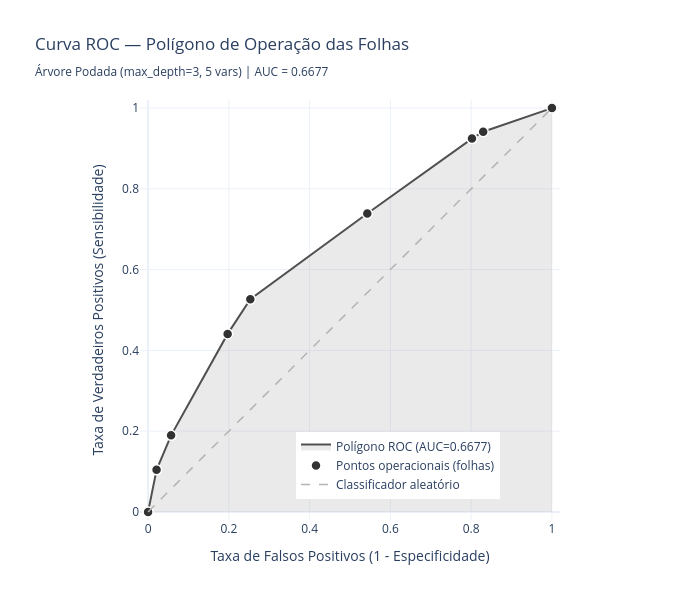

Source (notebook cell):
### Code cell
# Escolher a profundidade com maior AUC no teste (critério mais robusto que acurácia)
melhor_depth = df_poda.loc[df_poda['auc'].idxmax(), 'max_depth']
print(f"Melhor profundidade (maior AUC no teste): {melhor_depth}")
# Definindo o melhor deepth manualmente
melhor_depth = 3

dt_podada = DecisionTreeClassifier(
    criterion='gini',
    max_depth=melhor_depth,
    random_state=SEED
)
dt_podada.fit(X_train_sel, y_train)

metricas_podada = avaliar_modelo(
    f'Árvore Podada (max_depth={melhor_depth}, {len(VARS_SELECIONADAS)} vars)',
    dt_podada, X_train_sel, y_train, X_test_sel, y_test
)

# Importância na árvore podada
imp_podada = plot_importancias(
    dt_podada, VARS_SELECIONADAS,
    f'Importância das variáveis — Árvore Podada (max_depth={melhor_depth})'
)

### Figure 1 — Plotly figure (JSON) as saved in the notebook; plotly's stock layout.template omitted (floating-point values rounded to 4 significant figures)
{"data": [{"fill": "tozeroy", "fillcolor": "rgba(150, 150, 150, 0.2)", "hoverinfo": "skip", "line": {"color": "rgb(80, 80, 80)", "width": 2}, "mode": "lines", "name": "Polígono ROC (AUC=0.6677)", "type": "scatter", "x": [0, 0.02102, 0.05703, 0.197, 0.2532, 0.5428, 0.8021, 0.8298, 1.0], "y": [0, 0.1043, 0.1896, 0.4409, 0.5268, 0.739, 0.9244, 0.9415, 1]}, {"hoverinfo": "text", "hovertext": ["Origem (0,0)", "Folha #7<br>Regras: Prior_Arrest_Episodes_Felony ≤ 2.5<br>Age_at_Release > 1.5<br>Age_at_Release > 3.5<br>n=436 | Reincidência=78.4%<br>Gini=0.3226", "Folha #6<br>Regras: Prior_Arrest_Episodes_Felony ≤ 2.5<br>Age_at_Release > 1.5<br>Age_at_Release ≤ 3.5<br>n=441 | Reincidência=63.5%<br>Gini=0.4567", "Folha #13<br>Regras: Prior_Arrest_Episodes_Felony > 2.5<br>Age_at_Release > 2.5<br>Prior_Arrest_Episodes_Felony ≤ 7.5<br>n=1450 | Reincidência=56.8%<br>Gini=0.491", "Folha #4<br>Regras: Prior_Arrest_Episodes_Felony ≤ 2.5<br>Age_at_Release ≤ 1.5<br>Jobs_Per_Year > 0.07<br>n=533 | Reincidência=52.9%<br>Gini=0.4999", "Folha #14<br>Regras: Prior_Arrest_Episodes_Felony > 2.5<br>Age_at_Release > 2.5<br>Prior_Arrest_Episodes_Felony > 7.5<br>n=1991 | Reincidência=35.0%<br>Gini=0.4617", "Folha #11<br>Regras: Prior_Arrest_Episodes_Felony > 2.5<br>Age_at_Release ≤ 2.5<br>Jobs_Per_Year > 0.15<br>n=1767 | Reincidência=34.4%<br>Gini=0.4503", "Folha #3<br>Regras: Prior_Arrest_Episodes_Felony ≤ 2.5<br>Age_at_Release ≤ 1.5<br>Jobs_Per_Year ≤ 0.07<br>n=180 | Reincidência=31.1%<br>Gini=0.4254", "Folha #10<br>Regras: Prior_Arrest_Episodes_Felony > 2.5<br>Age_at_Release ≤ 2.5<br>Jobs_Per_Year ≤ 0.15<br>n=953 | Reincidência=20.1%<br>Gini=0.3168"], "marker": {"color": "rgb(50, 50, 50)", "line": {"color": "white", "width": 1.5}, "size": 10}, "mode": "markers", "name": "Pontos operacionais (folhas)", "type": "scatter", "x": [0, 0.02102, 0.05703, 0.197, 0.2532, 0.5428, 0.8021, 0.8298, 1.0], "y": [0, 0.1043, 0.1896, 0.4409, 0.5268, 0.739, 0.9244, 0.9415, 1]}, {"hoverinfo": "skip", "line": {"color": "rgb(180, 180, 180)", "dash": "dash", "width": 1.5}, "mode": "lines", "name": "Classificador aleatório", "type": "scatter", "x": [0, 1], "y": [0, 1]}], "layout": {"height": 600, "hoverlabel": {"bgcolor": "white", "font": {"size": 11}}, "legend": {"x": 0.4, "y": 0.05}, "title": {"text": "Curva ROC — Polígono de Operação das Folhas<br><sub>Árvore Podada (max_depth=3, 5 vars) | AUC = 0.6677</sub>"}, "width": 700, "xaxis": {"constrain": "domain", "range": [-0.02, 1.02], "title": {"text": "Taxa de Falsos Positivos (1 - Especificidade)"}}, "yaxis": {"range": [-0.02, 1.02], "scaleanchor": "x", "title": {"text": "Taxa de Verdadeiros Positivos (Sensibilidade)"}}}}
